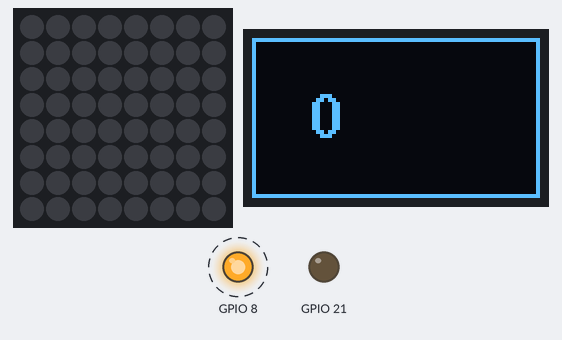
Recording of a program running on a simulated ESP32-C3. On the bench: 8×8 RGB LED matrix (first LED top left, wired row by row), 72×40 one-colour display, output pins drawn as LEDs (lit = HIGH). Dashed ring = blinking. Dim RGB values are drawn brighter than linear; the strip is taken to match the declared colour order; what the program prints to the serial monitor is not drawn.

Above: at 0.34 s.
At 11.33 s:
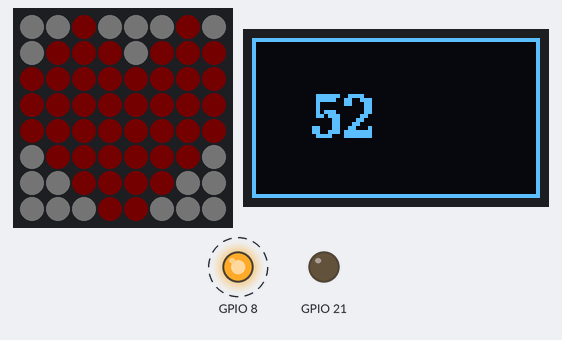
At 22.53 s:
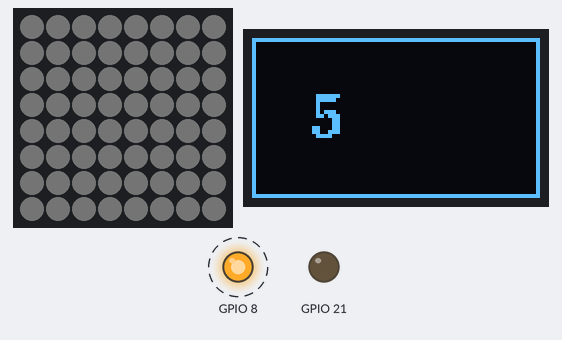
At 39.86 s:
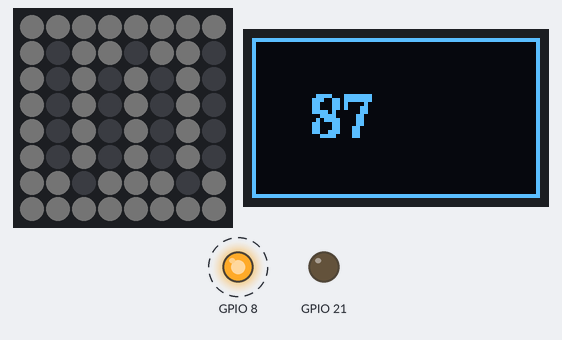
Timing chart, 0 to 40.0 s (numbered marks = the images above):
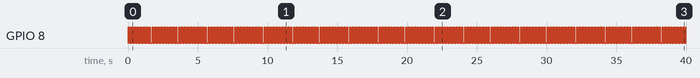

Measured:
- by itself, GPIO 8: alternates HIGH for 0.10 s and LOW for 0.11 s

The program:

main.cpp
```cpp
#include <Arduino.h>
#include <U8g2lib.h>
#include <Adafruit_NeoMatrix.h>
#include <Adafruit_NeoPixel.h>
#include "sprites.h"

#define PIN_RGB_MATRIX 0

Adafruit_NeoMatrix matrix = Adafruit_NeoMatrix(8, 8, PIN_RGB_MATRIX,
                            NEO_MATRIX_TOP + NEO_MATRIX_LEFT +
                            NEO_MATRIX_ROWS,
                            NEO_RGB + NEO_KHZ800);

int width = 72;
int height = 40;
int i = 0;

U8G2_SSD1306_72X40_ER_F_HW_I2C u8g2(U8G2_R0, U8X8_PIN_NONE, 6, 5);
void setup() {
  // set up LED matrix
  matrix.begin();
  matrix.setTextWrap(false);
  matrix.setBrightness(1);


  pinMode(8, OUTPUT);
  pinMode(21, OUTPUT);

  // set up OLED display
  u8g2.begin();
  u8g2.setContrast(255); // set contrast to maximum
  u8g2.setBusClock(400000); //400kHz I2C
  u8g2.setFont(u8g2_font_ncenB10_tr);

  Serial.begin(9600);
}

void loop() {

  // flash LED
  digitalWrite(8, HIGH);
  delay(100);
  digitalWrite(8, LOW);
  delay(100);

  // Display on OLED
  u8g2.clearBuffer(); // clear the internal memory
  u8g2.drawFrame(0, 0, width, height); //draw a frame around the border
  u8g2.setCursor(15, 25);
  u8g2.printf("%d", i);
  u8g2.sendBuffer(); // transfer internal memory to the display

  // Send to serial
  Serial.print("Serial: ");
  Serial.println(i);

  // update LED matrix
  for(int p = 0; p < 64; p++) {
    matrix.setPixelColor(p, sprites[i][p*3], sprites[i][p*3+1], sprites[i][p*3+2]);
  }
  matrix.show();

  // next sprite
  i = (i + 1) % 100;
}
```

Source omitted: sprites.h (data table, 112540 bytes)
